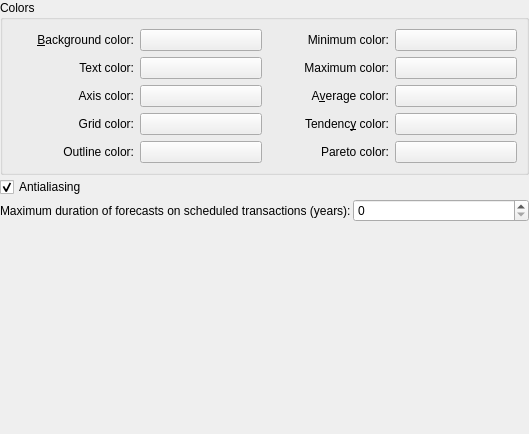
<?xml version="1.0" encoding="UTF-8"?>
<ui version="4.0">
 <author>
SPDX-FileCopyrightText: 2024 S. MANKOWSKI stephane@mankowski.fr
SPDX-FileCopyrightText: 2024 G. DE BURE support@mankowski.fr
SPDX-License-Identifier: GPL-3.0-or-later
 </author>      
 <class>skgreportplugin_pref</class>
 <widget class="QWidget" name="skgreportplugin_pref">
  <property name="geometry">
   <rect>
    <x>0</x>
    <y>0</y>
    <width>529</width>
    <height>434</height>
   </rect>
  </property>
  <layout class="QFormLayout" name="formLayout">
   <property name="horizontalSpacing">
    <number>2</number>
   </property>
   <property name="verticalSpacing">
    <number>2</number>
   </property>
   <property name="leftMargin">
    <number>0</number>
   </property>
   <property name="topMargin">
    <number>0</number>
   </property>
   <property name="rightMargin">
    <number>0</number>
   </property>
   <property name="bottomMargin">
    <number>0</number>
   </property>
   <item row="0" column="0" colspan="2">
    <widget class="QGroupBox" name="groupBox">
     <property name="title">
      <string>Colors</string>
     </property>
     <layout class="QGridLayout" name="gridLayout">
      <item row="8" column="0">
       <widget class="QLabel" name="label6_2">
        <property name="text">
         <string>Outline color:</string>
        </property>
        <property name="alignment">
         <set>Qt::AlignRight|Qt::AlignTrailing|Qt::AlignVCenter</set>
        </property>
        <property name="buddy">
         <cstring>kcfg_outlineColor</cstring>
        </property>
       </widget>
      </item>
      <item row="0" column="0">
       <widget class="QLabel" name="label1_2">
        <property name="text">
         <string>&amp;Background color:</string>
        </property>
        <property name="alignment">
         <set>Qt::AlignRight|Qt::AlignTrailing|Qt::AlignVCenter</set>
        </property>
        <property name="buddy">
         <cstring>kcfg_backgroundColor</cstring>
        </property>
       </widget>
      </item>
      <item row="0" column="1">
       <widget class="KColorButton" name="kcfg_backgroundColor"/>
      </item>
      <item row="7" column="4">
       <widget class="KColorButton" name="kcfg_tendencyColor"/>
      </item>
      <item row="7" column="3">
       <widget class="QLabel" name="label5">
        <property name="text">
         <string>Tendenc&amp;y color:</string>
        </property>
        <property name="alignment">
         <set>Qt::AlignRight|Qt::AlignTrailing|Qt::AlignVCenter</set>
        </property>
        <property name="buddy">
         <cstring>kcfg_tendencyColor</cstring>
        </property>
       </widget>
      </item>
      <item row="0" column="3">
       <widget class="QLabel" name="label2">
        <property name="text">
         <string>Minimum color:</string>
        </property>
        <property name="alignment">
         <set>Qt::AlignRight|Qt::AlignTrailing|Qt::AlignVCenter</set>
        </property>
        <property name="buddy">
         <cstring>kcfg_minColor</cstring>
        </property>
       </widget>
      </item>
      <item row="0" column="4">
       <widget class="KColorButton" name="kcfg_minColor"/>
      </item>
      <item row="2" column="3">
       <widget class="QLabel" name="label3">
        <property name="text">
         <string>Maximum color:</string>
        </property>
        <property name="alignment">
         <set>Qt::AlignRight|Qt::AlignTrailing|Qt::AlignVCenter</set>
        </property>
        <property name="buddy">
         <cstring>kcfg_maxColor</cstring>
        </property>
       </widget>
      </item>
      <item row="2" column="4">
       <widget class="KColorButton" name="kcfg_maxColor"/>
      </item>
      <item row="3" column="3">
       <widget class="QLabel" name="label4">
        <property name="text">
         <string>A&amp;verage color:</string>
        </property>
        <property name="alignment">
         <set>Qt::AlignRight|Qt::AlignTrailing|Qt::AlignVCenter</set>
        </property>
        <property name="buddy">
         <cstring>kcfg_averageColor</cstring>
        </property>
       </widget>
      </item>
      <item row="3" column="4">
       <widget class="KColorButton" name="kcfg_averageColor"/>
      </item>
      <item row="7" column="0">
       <widget class="QLabel" name="label6">
        <property name="text">
         <string>Grid color:</string>
        </property>
        <property name="alignment">
         <set>Qt::AlignRight|Qt::AlignTrailing|Qt::AlignVCenter</set>
        </property>
        <property name="buddy">
         <cstring>kcfg_gridColor</cstring>
        </property>
       </widget>
      </item>
      <item row="7" column="1">
       <widget class="KColorButton" name="kcfg_gridColor"/>
      </item>
      <item row="3" column="0">
       <widget class="QLabel" name="label1">
        <property name="text">
         <string>Axis color:</string>
        </property>
        <property name="alignment">
         <set>Qt::AlignRight|Qt::AlignTrailing|Qt::AlignVCenter</set>
        </property>
        <property name="buddy">
         <cstring>kcfg_axisColor</cstring>
        </property>
       </widget>
      </item>
      <item row="3" column="1">
       <widget class="KColorButton" name="kcfg_axisColor"/>
      </item>
      <item row="2" column="0">
       <widget class="QLabel" name="label1_3">
        <property name="text">
         <string>Text color:</string>
        </property>
        <property name="alignment">
         <set>Qt::AlignRight|Qt::AlignTrailing|Qt::AlignVCenter</set>
        </property>
        <property name="buddy">
         <cstring>kcfg_textColor</cstring>
        </property>
       </widget>
      </item>
      <item row="2" column="1">
       <widget class="KColorButton" name="kcfg_textColor"/>
      </item>
      <item row="8" column="1">
       <widget class="KColorButton" name="kcfg_outlineColor"/>
      </item>
      <item row="8" column="4">
       <widget class="KColorButton" name="kcfg_paretoColor"/>
      </item>
      <item row="8" column="3">
       <widget class="QLabel" name="label6_3">
        <property name="text">
         <string>Pareto color:</string>
        </property>
        <property name="alignment">
         <set>Qt::AlignRight|Qt::AlignTrailing|Qt::AlignVCenter</set>
        </property>
        <property name="buddy">
         <cstring>kcfg_paretoColor</cstring>
        </property>
       </widget>
      </item>
     </layout>
    </widget>
   </item>
   <item row="2" column="0" colspan="2">
    <widget class="QCheckBox" name="kcfg_antialiasing">
     <property name="text">
      <string>Antialiasing</string>
     </property>
     <property name="checked">
      <bool>true</bool>
     </property>
    </widget>
   </item>
   <item row="4" column="0">
    <widget class="QLabel" name="label">
     <property name="text">
      <string>Maximum duration of forecasts on scheduled transactions (years):</string>
     </property>
     <property name="buddy">
      <cstring>kcfg_maxForecasts</cstring>
     </property>
    </widget>
   </item>
   <item row="4" column="1">
    <widget class="QSpinBox" name="kcfg_maxForecasts"/>
   </item>
   <item row="6" column="0">
    <spacer name="verticalSpacer">
     <property name="orientation">
      <enum>Qt::Vertical</enum>
     </property>
     <property name="sizeHint" stdset="0">
      <size>
       <width>20</width>
       <height>126</height>
      </size>
     </property>
    </spacer>
   </item>
  </layout>
 </widget>
 <customwidgets>
  <customwidget>
   <class>KColorButton</class>
   <extends>QPushButton</extends>
   <header>kcolorbutton.h</header>
  </customwidget>
 </customwidgets>
 <tabstops>
  <tabstop>kcfg_backgroundColor</tabstop>
  <tabstop>kcfg_textColor</tabstop>
  <tabstop>kcfg_axisColor</tabstop>
  <tabstop>kcfg_gridColor</tabstop>
  <tabstop>kcfg_outlineColor</tabstop>
  <tabstop>kcfg_minColor</tabstop>
  <tabstop>kcfg_maxColor</tabstop>
  <tabstop>kcfg_averageColor</tabstop>
  <tabstop>kcfg_tendencyColor</tabstop>
  <tabstop>kcfg_paretoColor</tabstop>
 </tabstops>
 <resources/>
 <connections/>
</ui>
